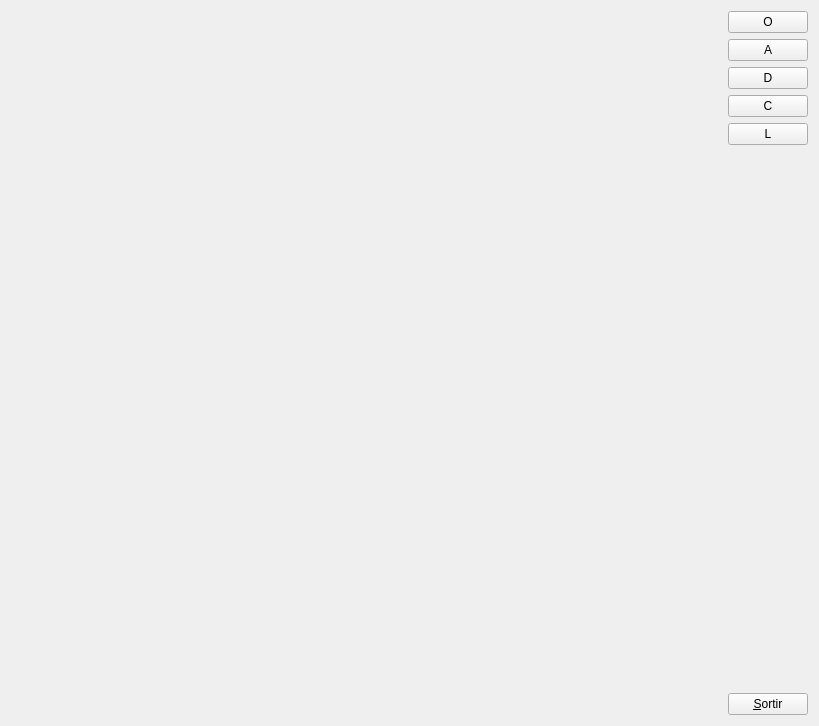
<?xml version="1.0" encoding="UTF-8"?>
<ui version="4.0">
 <class>MyForm</class>
 <widget class="QWidget" name="MyForm">
  <property name="geometry">
   <rect>
    <x>0</x>
    <y>0</y>
    <width>819</width>
    <height>726</height>
   </rect>
  </property>
  <property name="windowTitle">
   <string>Form</string>
  </property>
  <layout class="QHBoxLayout" name="horizontalLayout">
   <item>
    <widget class="MyGLWidget" name="widget" native="true">
     <property name="sizePolicy">
      <sizepolicy hsizetype="Expanding" vsizetype="Expanding">
       <horstretch>0</horstretch>
       <verstretch>0</verstretch>
      </sizepolicy>
     </property>
    </widget>
   </item>
   <item>
    <layout class="QVBoxLayout" name="verticalLayout">
     <item>
      <widget class="QPushButton" name="pushButton_2">
       <property name="text">
        <string>O</string>
       </property>
      </widget>
     </item>
     <item>
      <widget class="QPushButton" name="pushButton_5">
       <property name="text">
        <string>A</string>
       </property>
      </widget>
     </item>
     <item>
      <widget class="QPushButton" name="pushButton_6">
       <property name="text">
        <string>D</string>
       </property>
      </widget>
     </item>
     <item>
      <widget class="QPushButton" name="pushButton_4">
       <property name="text">
        <string>C</string>
       </property>
      </widget>
     </item>
     <item>
      <widget class="QPushButton" name="pushButton_3">
       <property name="text">
        <string>L</string>
       </property>
      </widget>
     </item>
     <item>
      <spacer name="verticalSpacer">
       <property name="orientation">
        <enum>Qt::Vertical</enum>
       </property>
       <property name="sizeHint" stdset="0">
        <size>
         <width>20</width>
         <height>40</height>
        </size>
       </property>
      </spacer>
     </item>
     <item>
      <widget class="QPushButton" name="pushButton">
       <property name="sizePolicy">
        <sizepolicy hsizetype="Fixed" vsizetype="Fixed">
         <horstretch>0</horstretch>
         <verstretch>0</verstretch>
        </sizepolicy>
       </property>
       <property name="text">
        <string>&amp;Sortir</string>
       </property>
      </widget>
     </item>
    </layout>
   </item>
  </layout>
 </widget>
 <customwidgets>
  <customwidget>
   <class>MyGLWidget</class>
   <extends>QWidget</extends>
   <header>MyGLWidget.h</header>
   <container>1</container>
   <slots>
    <signal>qt_diagonal_move_signal(int)</signal>
    <slot>qt_change_camera_type()</slot>
    <slot>qt_decrease_diagonal()</slot>
    <slot>qt_increase_diagonal()</slot>
    <slot>qt_move_diagonal(int)</slot>
    <slot>qt_change_camera_position()</slot>
    <slot>qt_change_focus()</slot>
   </slots>
  </customwidget>
 </customwidgets>
 <resources/>
 <connections>
  <connection>
   <sender>pushButton</sender>
   <signal>clicked()</signal>
   <receiver>MyForm</receiver>
   <slot>close()</slot>
   <hints>
    <hint type="sourcelabel">
     <x>804</x>
     <y>715</y>
    </hint>
    <hint type="destinationlabel">
     <x>839</x>
     <y>529</y>
    </hint>
   </hints>
  </connection>
  <connection>
   <sender>pushButton_2</sender>
   <signal>clicked()</signal>
   <receiver>widget</receiver>
   <slot>qt_change_camera_type()</slot>
   <hints>
    <hint type="sourcelabel">
     <x>799</x>
     <y>31</y>
    </hint>
    <hint type="destinationlabel">
     <x>588</x>
     <y>22</y>
    </hint>
   </hints>
  </connection>
  <connection>
   <sender>pushButton_5</sender>
   <signal>clicked()</signal>
   <receiver>widget</receiver>
   <slot>qt_decrease_diagonal()</slot>
   <hints>
    <hint type="sourcelabel">
     <x>732</x>
     <y>59</y>
    </hint>
    <hint type="destinationlabel">
     <x>667</x>
     <y>55</y>
    </hint>
   </hints>
  </connection>
  <connection>
   <sender>pushButton_6</sender>
   <signal>clicked()</signal>
   <receiver>widget</receiver>
   <slot>qt_increase_diagonal()</slot>
   <hints>
    <hint type="sourcelabel">
     <x>767</x>
     <y>89</y>
    </hint>
    <hint type="destinationlabel">
     <x>687</x>
     <y>87</y>
    </hint>
   </hints>
  </connection>
  <connection>
   <sender>pushButton_4</sender>
   <signal>clicked()</signal>
   <receiver>widget</receiver>
   <slot>qt_change_camera_position()</slot>
   <hints>
    <hint type="sourcelabel">
     <x>765</x>
     <y>120</y>
    </hint>
    <hint type="destinationlabel">
     <x>611</x>
     <y>139</y>
    </hint>
   </hints>
  </connection>
  <connection>
   <sender>pushButton_3</sender>
   <signal>clicked()</signal>
   <receiver>widget</receiver>
   <slot>qt_change_focus()</slot>
   <hints>
    <hint type="sourcelabel">
     <x>763</x>
     <y>150</y>
    </hint>
    <hint type="destinationlabel">
     <x>665</x>
     <y>197</y>
    </hint>
   </hints>
  </connection>
 </connections>
</ui>
